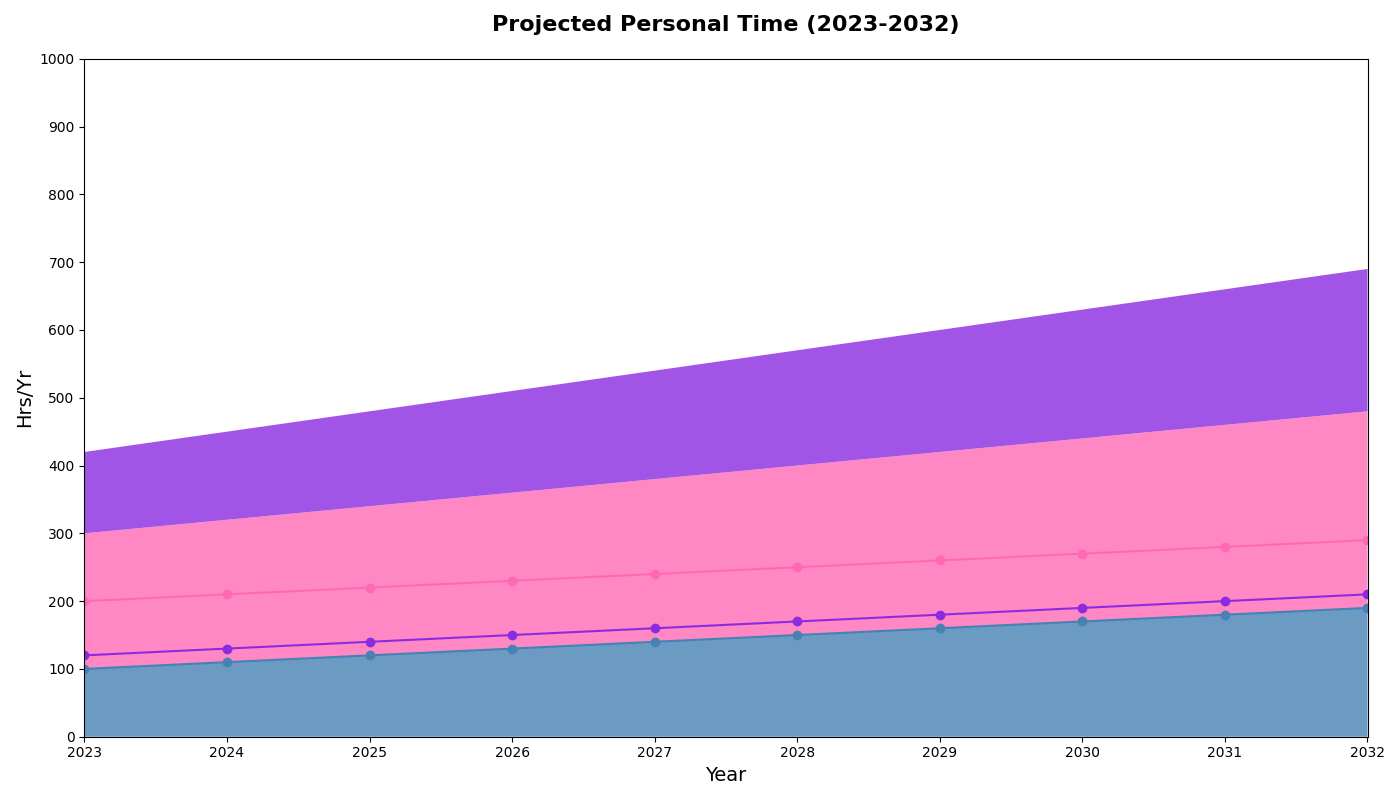

The script that drew this image:
import matplotlib.pyplot as plt
import numpy as np

years = np.arange(2023, 2033)
reading = np.array([100, 110, 120, 130, 140, 150, 160, 170, 180, 190])
learning_skills = np.array([200, 210, 220, 230, 240, 250, 260, 270, 280, 290])
relaxation = np.array([120, 130, 140, 150, 160, 170, 180, 190, 200, 210])

activities = np.array([reading, learning_skills, relaxation])

fig, ax = plt.subplots(figsize=(14, 8))
ax.stackplot(years, activities, colors=['#4682B4', '#FF69B4', '#8A2BE2'], alpha=0.8)

ax.set_title('Projected Personal Time (2023-2032)', fontsize=16, fontweight='bold', pad=20)
ax.set_xlabel('Year', fontsize=14)
ax.set_ylabel('Hrs/Yr', fontsize=14)

ax.set_xticks(np.arange(2023, 2033, 1))
ax.set_yticks(np.arange(0, 1001, 100))
ax.set_xlim(2023, 2032)
ax.set_ylim(0, 1000)

ax.plot(years, reading, marker='o', linestyle='-', color='#4682B4')
ax.plot(years, learning_skills, marker='o', linestyle='-', color='#FF69B4')
ax.plot(years, relaxation, marker='o', linestyle='-', color='#8A2BE2')

plt.tight_layout()
plt.show()
